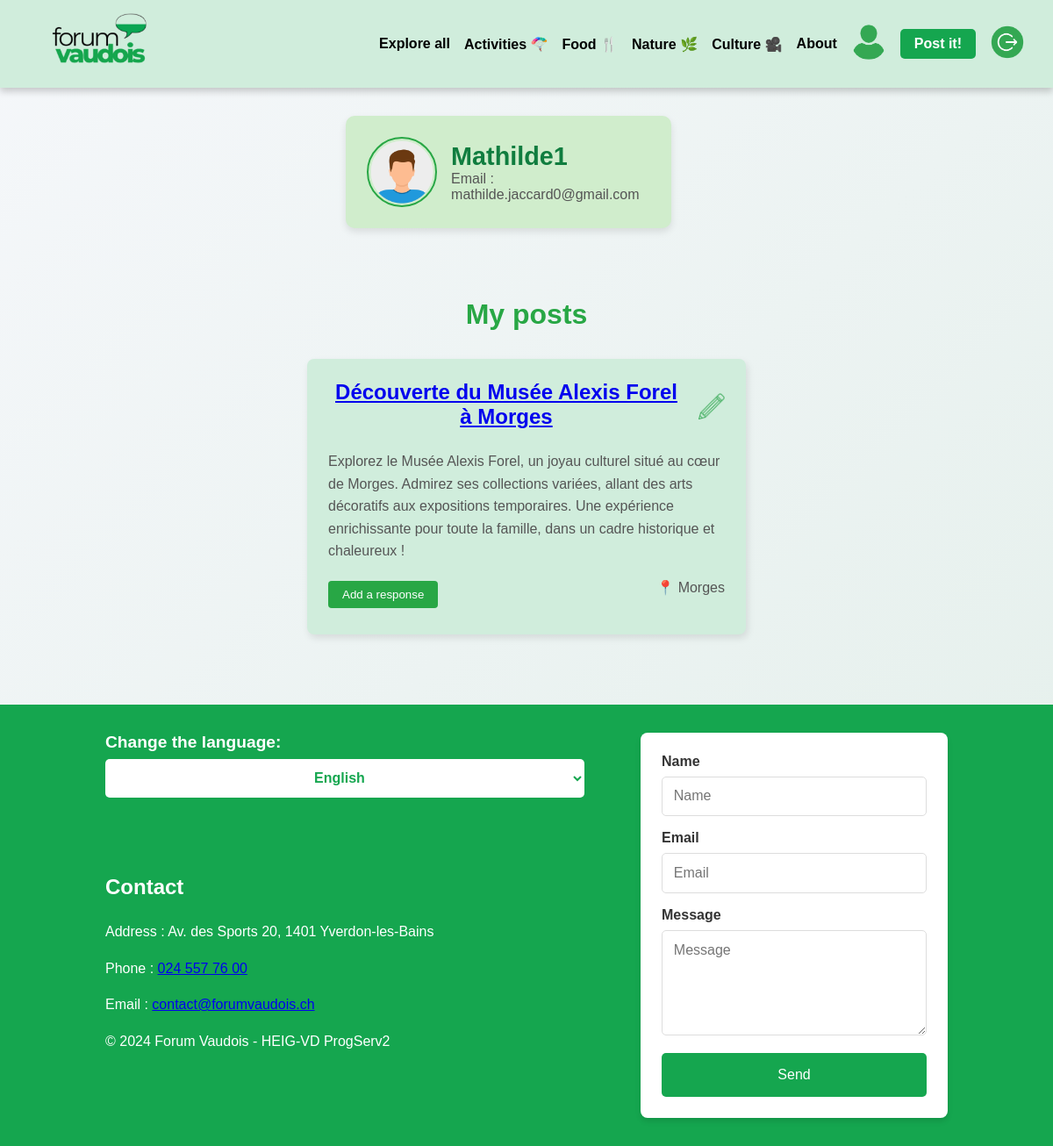
Page /pages/profil.php (signed in) on the earlier database version.
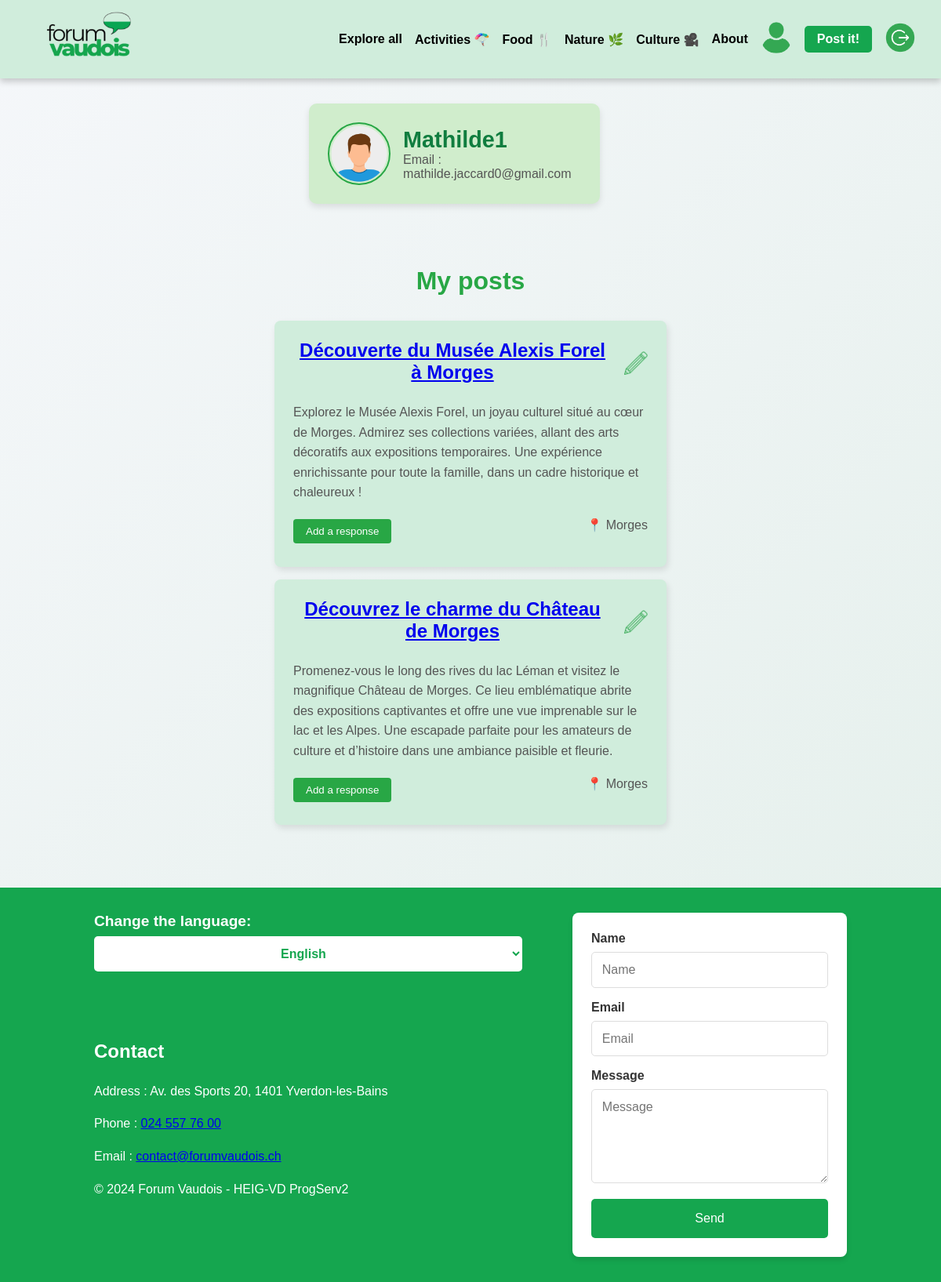
Same page on the later database version.
### tables this page shows
CREATE TABLE User (
    id INTEGER PRIMARY KEY AUTOINCREMENT,
    username TEXT NOT NULL UNIQUE,
    email TEXT NOT NULL UNIQUE,
    password TEXT NOT NULL,
    created_at DATETIME DEFAULT CURRENT_TIMESTAMP,
    token TEXT,
    isBlocked BOOLEAN DEFAULT 0,
    isVerified BOOLEAN DEFAULT 0
);

CREATE TABLE Post (
    id INTEGER PRIMARY KEY AUTOINCREMENT,
    id_user INTEGER NOT NULL,
    id_city INTEGER NOT NULL,
    id_category INTEGER NOT NULL,
    title TEXT NOT NULL,
    text TEXT NOT NULL,
    budget REAL,
    address TEXT,
    created_at DATETIME DEFAULT CURRENT_TIMESTAMP,
    last_update DATETIME DEFAULT CURRENT_TIMESTAMP,
    FOREIGN KEY (id_user) REFERENCES User(id) ON DELETE CASCADE,
    FOREIGN KEY (id_city) REFERENCES City(id),
    FOREIGN KEY (id_category) REFERENCES Category(id)
);

### src/CRUDManager/DbManagerCRUD.php (called while the page is built, shortened)
<?php
class DbManagerCRUD implements I_ApiCRUD
{
    private $db;
    public function __construct()
    {
        $config = parse_ini_file(__DIR__ . '/../../config/db.ini');
        $basePath = dirname(__DIR__, 2);
        $dsn = str_replace('%BASE_PATH%', $basePath, $config['dsn']);
        $username = $config['username'];
        $password = $config['password'];
        $this->db = new \PDO($dsn, $username, $password);
    }
    public function getUserById(int $id): ?User
    {
        $sql = "SELECT * FROM user WHERE id = :id";
        $stmt = $this->db->prepare($sql);
        $stmt->bindParam('id', $id, \PDO::PARAM_STR);
        $stmt->execute();
        $userData = $stmt->fetchAll(\PDO::FETCH_ASSOC);
        $user = null;
        if ($userData) {
            $user = new User(
                $userData[0]["username"],
                $userData[0]["email"],
                $userData[0]["password"],
                $userData[0]["token"],
                $userData[0]["id"],
                $userData[0]["isBlocked"],
                $userData[0]["isVerified"]
            );
        }
        return $user;
    }
    public function getPostsByUser(int $id_user): array
    {
        $sql = "SELECT * FROM Post WHERE id_user = :id_user";
        $stmt = $this->db->prepare($sql);
        $stmt->bindParam('id_user', $id_user, \PDO::PARAM_INT);
        $stmt->execute();
        $posts = [];
        while ($row = $stmt->fetch(\PDO::FETCH_ASSOC)) {
            $posts[] = new Post(
                $row['title'],
                $row['text'],
                $row['budget'],
                $row['id_user'],
                $row['id_city'],
                $row['id_category'],
                new DateTime($row['created_at']),
                new DateTime($row['last_update']),
                $row['id'],
                $row['address']
            );
        }
        return $posts;
    }
}

### src/Entity/User.php (called while the page is built, shortened)
<?php
class User
{
    private string $username;
    private string $email;
    public function setUsername(string $username)
    {
        $options = "/^.{1,20}$/";
        $this->username = $username;
    }
    public function getUsername(): string
    {
        return $this->username;
    }
    public function setEmail(string $email)
    {
        if (filter_var($email, FILTER_VALIDATE_EMAIL)) {
            $this->email = $email;
        } else {
            throw new Exception('L\'adresse email n\'est pas valide.');
        }
    }
    public function getEmail(): string
    {
        return $this->email;
    }
}

### lang/lang_func.php (called while the page is built, shortened)
<?php
if (!function_exists('t')) {
    function t($key)
    {
        $language = getLanguage();
        $path = __DIR__ . DIRECTORY_SEPARATOR . "dictionaries" . DIRECTORY_SEPARATOR;
        $langFile = $path . "{$language}.php";
        $dictionary = require $langFile;
        return (array_key_exists($key, $dictionary))
            ? $dictionary[$key]
            : "[{$key}]";
    }
}
if (!function_exists('getLanguage')) {
    function getLanguage($defaultLanguage = 'fr')
    {
        $language = null;
        if (isset($_GET['lang'])) {
            $language = $_GET['lang'];
        } elseif (isset($_SESSION['LANG'])) {
            $language = $_SESSION['LANG'];
        } else {
            $language = getLanguageFromBrowser($defaultLanguage);
        }
        return $language;
    }
}
if (!function_exists('getLanguageFromBrowser')) {
    function getLanguageFromBrowser($defaultLanguage = 'fr')
    {
        $languages = [];
        if (isset($_SERVER['HTTP_ACCEPT_LANGUAGE'])) {
            preg_match_all(
                '/([a-z]{1,8}(-[a-z]{1,8})?)\s*(;\s*q\s*=\s*(1|0\.[0-9]+))?/i',
                $_SERVER['HTTP_ACCEPT_LANGUAGE'],
                $lang_parse
            );
            if (count($lang_parse[1])) {
                $languages = array_combine($lang_parse[1], $lang_parse[4]);
                foreach ($languages as $lang => $val) {
                    if ($val === '') {
                        $languages[$lang] = 1;
                    }
                }
                arsort($languages, SORT_NUMERIC);
            }
        }
        $supportedLanguages = getSupportedLanguages();
        foreach ($languages as $locale => $weighting) {
            $browserLanguage = strpos($locale, '-') !== false ? substr($locale, 0, 2) : $locale;
            if (in_array($browserLanguage, $supportedLanguages)) {
                return $browserLanguage;
            }
        }
        return $defaultLanguage;
    }
}
if (!function_exists('getSupportedLanguages')) {
    function getSupportedLanguages()
    {
        $path = __DIR__ . DIRECTORY_SEPARATOR . "dictionaries" . DIRECTORY_SEPARATOR;
        $files = glob($path . "*.php");
        $languages = [];
        foreach ($files as $file) {
            $languages[] = pathinfo($file, PATHINFO_FILENAME);
        }
        return $languages;
    }
}

### src/Entity/Post.php (called while the page is built, shortened)
<?php
class Post
{
    private int $id;
    private string $title;
    private string $text;
    private int $city;
    public function __construct(string $title, string $text, int $budget, int $author, int $city, int $category, DateTime $created_at, DateTime $last_update, int $id = 0, string $address = "")
    {
        $this->id = $id;
    }
    public function getId(): int
    {
        return $this->id;
    }
    public function setTitle(string $title): void
    {
        $this->title = $title;
    }
    public function getTitle(): string
    {
        return $this->title;
    }
    public function setText(string $text): void
    {
        $this->text = $text;
    }
    public function getText(): string
    {
        return $this->text;
    }
    public function setCity(int $city): void
    {
        $this->city = $city;
    }
    public function getCity(): int
    {
        return $this->city;
    }
}

### src/Entity/City.php (called while the page is built, shortened)
<?php
class City
{
    private $cityName;
    public function setCityName(string $cityName)
    {
        $options = "/^.{1,50}$/";
        $this->cityName = $cityName;
    }
    public function getCityName(): string
    {
        return $this->cityName;
    }
    public static function getCityById(int $id): City
    {
        $cityData = [
            1 => "Lausanne",
            3 => "Yverdon-les-Bains",
            2 => "Montreux",
            4 => "Vevey",
            5 => "Nyon",
            7 => "Renens",
            6 => "Morges"
        ];
        return new City($cityData[$id], $id);
    }
}

### pages/profil.php (the view, shortened to what the rows shown need)
<?php
require_once __DIR__ . '/../lang/lang_func.php';
$db = new DbManagerCRUD();
$loggedUserID = $_SESSION["id"];
$loggedUser = $db->getUserById($loggedUserID);
$posts = $db->getPostsByUser($loggedUserID);
?>
<!DOCTYPE html>
<html lang="en">
<head>
    <link rel="stylesheet" href="../assets/css/style.css?v=<?= time(); ?>">
</head>
<body>
    <div class="wrapper">
        <?php include '../components/header.php'; ?>
        <main class="profile-main">
            <section class="profile-section">
                <div class="profile-header">
                    <div class="profile-info">
                        <h1><?= htmlspecialchars($loggedUser->getUsername()) ?></h1>
                        <p><?= t('profile_email'); ?> <?= htmlspecialchars($loggedUser->getEmail()) ?></p>
                    </div>
                </div>
            </section>
            <section class="profile-posts">
                <h2><?= t('profile_my_posts'); ?></h2>
                <div class="posts-container">
                    <?php if (!empty($posts)): ?>
                        <?php foreach ($posts as $post): ?>
                            <div class="post-card">
                            <div class="post-header">
    <h2>
        <a href="postDetails.php?id_post=<?= htmlspecialchars($post->getId()) ?>" class="post-title-link">
            <?= htmlspecialchars($post->getTitle()) ?>
        </a>
    </h2>
    <a href="updatePost.php?id_post=<?= htmlspecialchars($post->getId()) ?>" class="edit-icon" title="Modifier la publication">
        <img src="../assets/images/update.png" alt="Modifier" style="width: 30px; height: 30px;">
    </a>
</div>
                                <p><?= htmlspecialchars($post->getText()) ?></p>
                                <div class="post-footer">
                                    <button class="btn-response"><?= t('profile_add_response'); ?></button>
                                    <p class="post-location">
                                        📍 <?= htmlspecialchars(City::getCityById($post->getCity())->getCityName()) ?>
                                    </p>
                                </div>
                            </div>
                        <?php endforeach; ?>
                    <?php else: ?>
                        <p><?= t('profile_no_posts'); ?></p>
                    <?php endif; ?>
                </div>
            </section>
        </main>
    </div>
</body>
</html>

Differences in the rows shown:
added post: title "Découvrez le charme du Château de Morges", text "Promenez-vous le long des rives du lac Léman et visitez le magnifique Château de Morges. Ce lieu emblématique abrite des expositions captivantes et offre une vue imprenable sur le lac et les Alpes. Une escapade parfaite pour les amateurs de culture et d’histoire dans une ambiance paisible et fleurie.", id_city "Morges"
